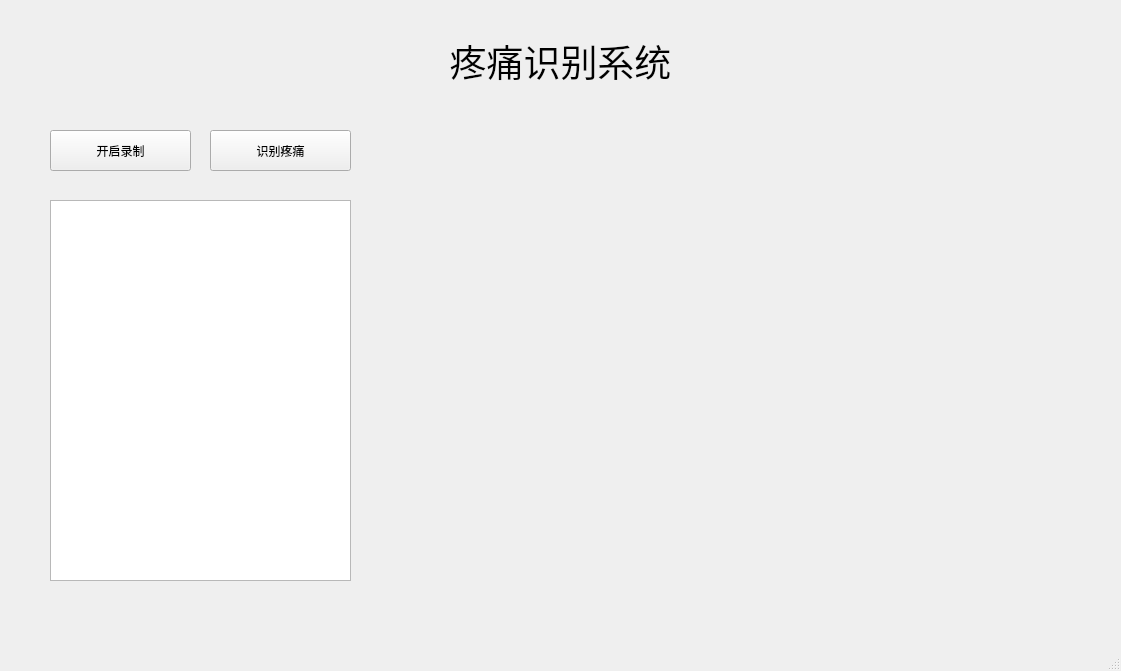
<?xml version="1.0" encoding="UTF-8"?>
<ui version="4.0">
 <class>MainWindow</class>
 <widget class="QMainWindow" name="MainWindow">
  <property name="geometry">
   <rect>
    <x>0</x>
    <y>0</y>
    <width>1121</width>
    <height>671</height>
   </rect>
  </property>
  <property name="windowTitle">
   <string>MainWindow</string>
  </property>
  <widget class="QWidget" name="centralwidget">
   <widget class="QPushButton" name="button_video">
    <property name="geometry">
     <rect>
      <x>50</x>
      <y>130</y>
      <width>141</width>
      <height>41</height>
     </rect>
    </property>
    <property name="text">
     <string>开启录制</string>
    </property>
   </widget>
   <widget class="QLabel" name="title">
    <property name="geometry">
     <rect>
      <x>0</x>
      <y>20</y>
      <width>1121</width>
      <height>81</height>
     </rect>
    </property>
    <property name="font">
     <font>
      <family>楷体</family>
      <pointsize>28</pointsize>
     </font>
    </property>
    <property name="text">
     <string>疼痛识别系统</string>
    </property>
    <property name="alignment">
     <set>Qt::AlignCenter</set>
    </property>
   </widget>
   <widget class="QLabel" name="label_view">
    <property name="geometry">
     <rect>
      <x>430</x>
      <y>130</y>
      <width>631</width>
      <height>451</height>
     </rect>
    </property>
    <property name="text">
     <string/>
    </property>
    <property name="alignment">
     <set>Qt::AlignCenter</set>
    </property>
   </widget>
   <widget class="QPushButton" name="button_recognize">
    <property name="geometry">
     <rect>
      <x>210</x>
      <y>130</y>
      <width>141</width>
      <height>41</height>
     </rect>
    </property>
    <property name="text">
     <string>识别疼痛</string>
    </property>
   </widget>
   <widget class="QTextBrowser" name="textBrowser">
    <property name="geometry">
     <rect>
      <x>50</x>
      <y>200</y>
      <width>301</width>
      <height>381</height>
     </rect>
    </property>
   </widget>
  </widget>
  <widget class="QMenuBar" name="menubar">
   <property name="geometry">
    <rect>
     <x>0</x>
     <y>0</y>
     <width>1121</width>
     <height>26</height>
    </rect>
   </property>
  </widget>
  <widget class="QStatusBar" name="statusbar"/>
 </widget>
 <resources/>
 <connections/>
</ui>
